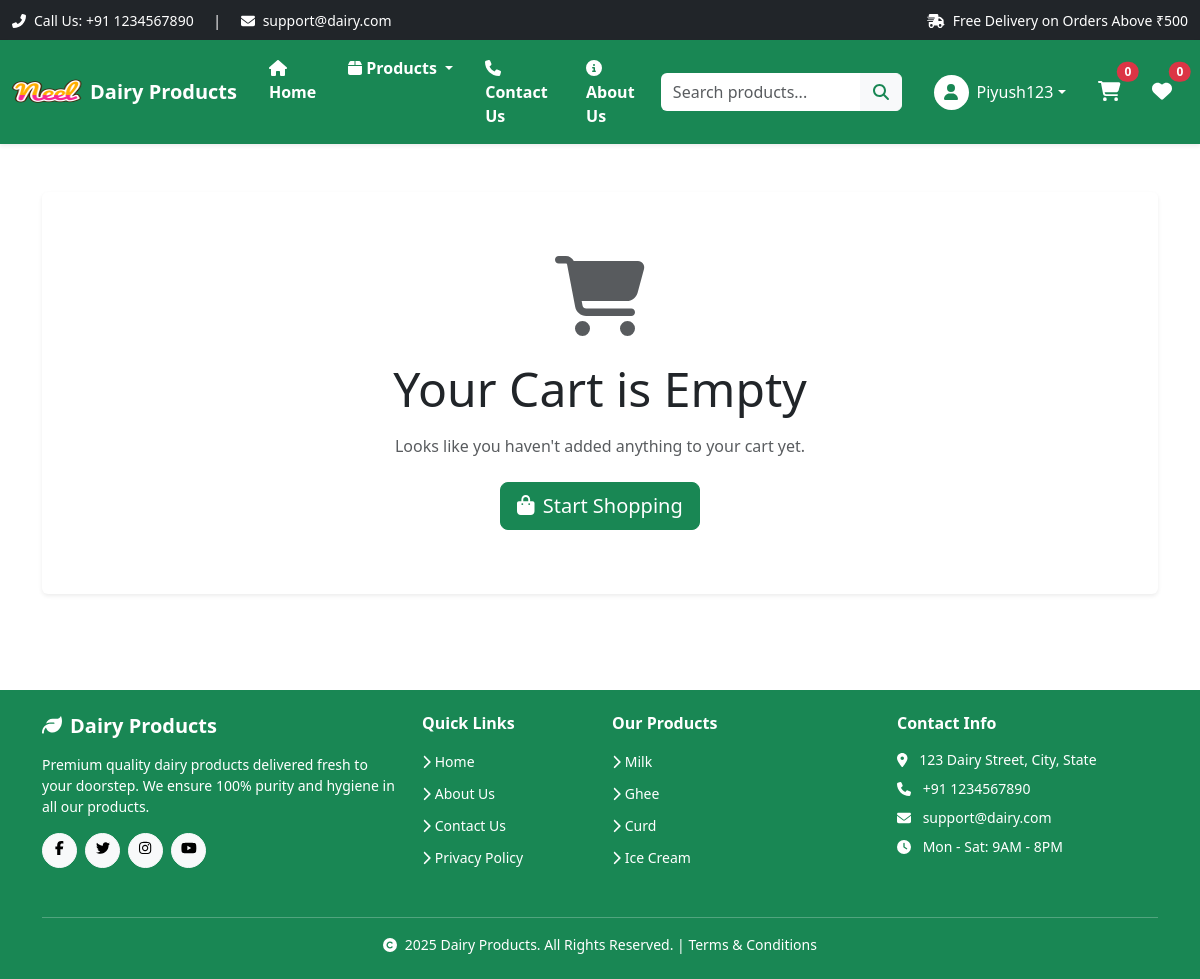
Before: /cart/ (signed in) with the older database file.
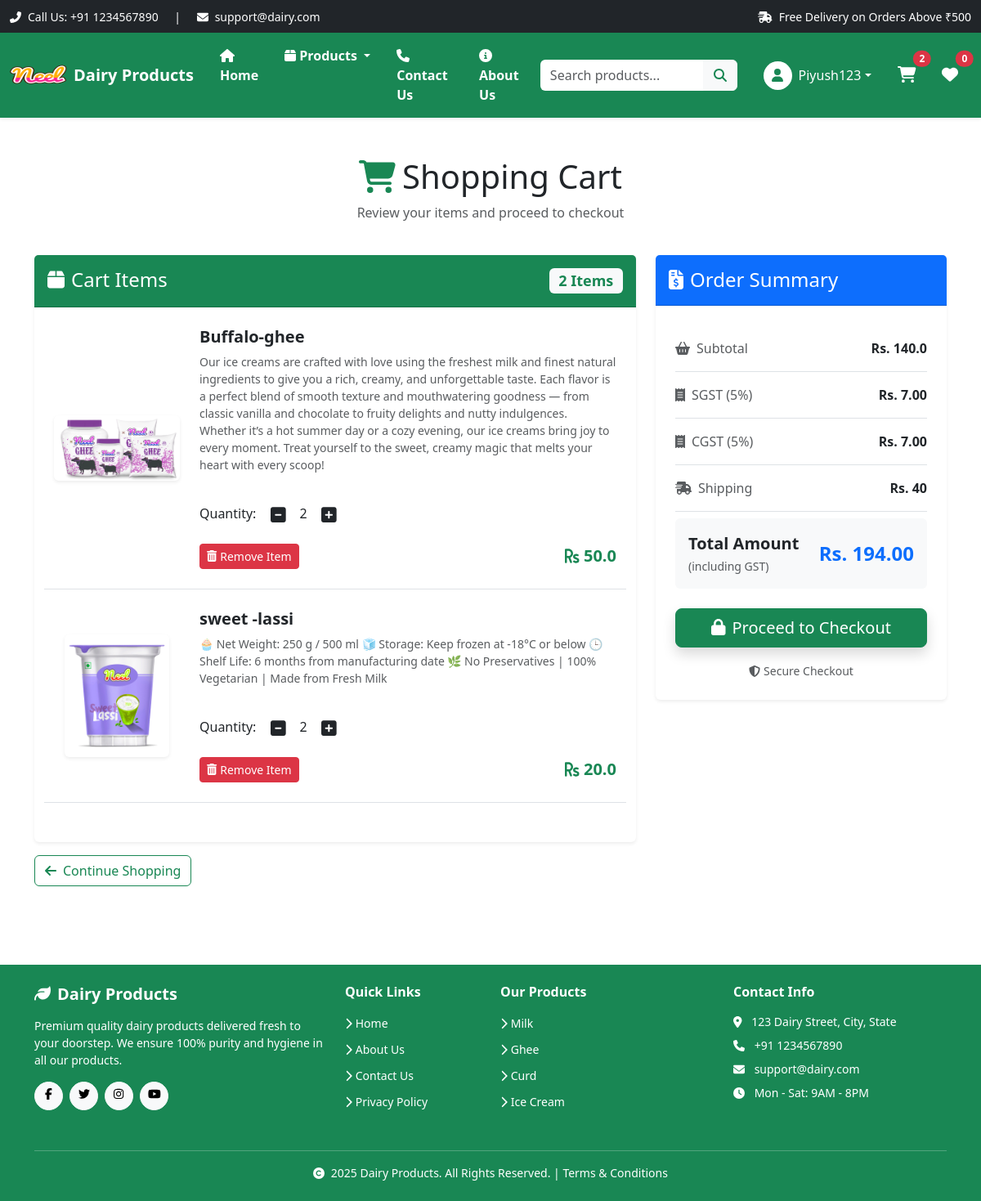
After: the same page with the newer database file.
### app/models.py (models this page shows, shortened)
class cart(models.Model):
    user = models.ForeignKey(User, on_delete=models.CASCADE)
    product = models.ForeignKey(Product, on_delete=models.CASCADE)
    quantity = models.PositiveIntegerField(default=1)
    @property
    def total_cost(self):
        return self.quantity * self.product.discounted_price

class Product(models.Model):
    title = models.CharField(max_length=100)
    selling_price = models.FloatField()
    discounted_price = models.FloatField()
    description = models.TextField()
    composition = models.TextField(default='')
    prodapp = models.TextField(default='')
    category = models.CharField(choices=CATEGORY_CHOICES, max_length=2)
    product_image = models.ImageField(upload_to='product')

### app/views.py (the view)
# urls.py: path('cart/', views.show_cart, name='show-cart'),
def show_cart(request):
    user = request.user
    cart_items = cart.objects.filter(user=user)
    amount = 0
    for p in cart_items:
        amount = amount + p.total_cost
    sgst = amount * 0.05  # 5% SGST
    cgst = amount * 0.05  # 5% CGST
    total_gst = sgst + cgst
    if amount >= 500:
        shipping_amount = 0
    else:
        shipping_amount = 40
    totalamount = amount + total_gst + shipping_amount
    return render(request, 'app/addtocart.html', locals())

### app/templates/app/addtocart.html (shortened to what the changed rows need)
{% extends 'app/layout.html' %}
{% load static %}
{% block content %}
<div class="container my-5">
    {% if cart_items %}
        <div class="row mb-4">
            <div class="col-12">
                <h1 class="text-center mb-2">
                    <i class="fas fa-shopping-cart text-success me-2"></i>Shopping Cart
                </h1>
                <p class="text-center text-muted">Review your items and proceed to checkout</p>
            </div>
        </div>
        <div id="cart-content-row" class="row g-4">
            <div class="col-lg-8">
                <div class="card shadow-sm border-0">
                    <div class="card-header bg-success text-white py-3">
                        <h4 class="mb-0">
                            <i class="fas fa-box me-2"></i>Cart Items
                            <span id="cart-items-badge" class="badge bg-light text-success float-end">{{cart_items|length}} Item{% if cart_items|length > 1 %}s{% endif %}</span>
                        </h4>
                    </div>
                    <div id="cart-items-container" class="card-body p-4">
                        {% for item in cart_items %}
                        <div class="row align-items-center border-bottom pb-4 mb-4">
                            <div class="col-md-3 col-sm-4 text-center mb-3 mb-sm-0">
                                <img src="{{item.product.product_image.url}}"
                                     alt="{{item.product.title}}"
                                     class="img-fluid rounded shadow-sm"
                                     style="max-height: 150px; object-fit: cover;">
                            </div>
                            <div class="col-md-9 col-sm-8">
                                <div class="d-flex flex-column h-100">
                                    <h5 class="fw-bold text-dark mb-2">{{item.product.title}}</h5>
                                    <p class="text-muted small mb-3">{{item.product.description}}</p>
                                   <div class="my-3">
                                    <label for="quantity">Quantity:</label>
                                    <a class="minus-cart btn" pid={{item.id}}><i class="fas fa-minus-square fa-lg"></i></a>
                                    <span id="quantity">{{item.quantity}}</span>
                                    <a class="plus-cart btn" pid={{item.id}}><i class="fas fa-plus-square fa-lg"></i></a>
                                   </div>
                                    <div class="d-flex justify-content-between align-items-center mt-auto">
                                        <a href="#" class="remove-cart btn btn-sm btn-danger" pid={{item.id}}>
                                            <i class="fas fa-trash-alt me-1"></i>Remove Item
                                        </a>
                                        <h5 class="mb-0 text-success fw-bold">
                                            <i class="fas fa-rupee-sign"></i> {{item.product.discounted_price}}
                                        </h5>
                                    </div>
                                </div>
                            </div>
                        </div>
                        {% endfor %}
                    </div>
                </div>
                <div class="mt-3">
                    <a href="{% url 'home' %}" class="btn btn-outline-success">
                        <i class="fas fa-arrow-left me-2"></i>Continue Shopping
                    </a>
                </div>
            </div>
            <div class="col-lg-4">
                <div id="order-summary" class="card shadow-sm border-0 sticky-top" style="top: 80px;">
                    <div class="card-header bg-primary text-white py-3">
                        <h4 class="mb-0">
                            <i class="fas fa-file-invoice-dollar me-2"></i>Order Summary
                        </h4>
                    </div>
                    <div class="card-body p-4">
                        <ul class="list-group list-group-flush">
                            <li class="list-group-item d-flex justify-content-between align-items-center bg-transparent px-0 py-3">
                                <span class="text-muted">
                                    <i class="fas fa-shopping-basket me-2"></i>Subtotal
                                </span>
                                <span class="fw-bold" id="amount">Rs. {{amount}}</span>
                            </li>
                            <li class="list-group-item d-flex justify-content-between align-items-center bg-transparent px-0 py-3">
                                <span class="text-muted">
                                    <i class="fas fa-receipt me-2"></i>SGST (5%)
                                </span>
                                <span id="sgst" class="fw-semibold text-dark">Rs. {{ sgst|floatformat:2 }}</span>
                            </li>
                            <li class="list-group-item d-flex justify-content-between align-items-center bg-transparent px-0 py-3">
                                <span class="text-muted">
                                    <i class="fas fa-receipt me-2"></i>CGST (5%)
                                </span>
                                <span id="cgst" class="fw-semibold text-dark">Rs. {{ cgst|floatformat:2 }}</span>
                            </li>
                            <li class="list-group-item d-flex justify-content-between align-items-center bg-transparent px-0 py-3">
                                <span class="text-muted">
                                    <i class="fas fa-shipping-fast me-2"></i>Shipping
                                </span>
                                <span id="shipping" class="fw-semibold">
                                    {% if shipping_amount > 0 %}
                                        <span class="text-dark">Rs. {{ shipping_amount|floatformat:0 }}</span>
                                    {% else %}
                                        <span class="text-success">FREE</span>
                                    {% endif %}
                                </span>
                            </li>
                            <li class="list-group-item d-flex justify-content-between align-items-center bg-light px-3 py-3 rounded mt-2">
                                <div>
                                    <strong class="fs-5">Total Amount</strong>
                                    <br>
                                    <small class="text-muted">(including GST)</small>
                                </div>
                                <span id="totalamount" class="fs-4 fw-bold text-primary">Rs. {{totalamount|floatformat:2}}</span>
                            </li>
                        </ul>
                        <div class="d-grid gap-2 mt-4">
                            <a href="{% url 'checkout' %}?from=cart" class="btn btn-success btn-lg shadow">
                                <i class="fas fa-lock me-2"></i>Proceed to Checkout
                            </a>
                        </div>
                        <div class="text-center mt-3">
                            <small class="text-muted">
                                <i class="fas fa-shield-alt me-1"></i>Secure Checkout
                            </small>
                        </div>
                    </div>
                </div>
            </div>
        </div>
    {% else %}
        <div id="empty-cart-message" class="row">
            <div class="col-12">
                <div class="card shadow-sm border-0 text-center py-5">
                    <div class="card-body">
                        <i class="fas fa-shopping-cart fa-5x text-muted mb-4"></i>
                        <h1 class="display-5 mb-3">Your Cart is Empty</h1>
                        <p class="text-muted mb-4">Looks like you haven't added anything to your cart yet.</p>
                        <a href="{% url 'home' %}" class="btn btn-success btn-lg">
                            <i class="fas fa-shopping-bag me-2"></i>Start Shopping
                        </a>
                    </div>
                </div>
            </div>
        </div>
    {% endif %}
</div>
{% endblock %}

### app/templates/app/layout.html (shortened to what the changed rows need)
{% load static %} {% load django_browser_reload %}
<!DOCTYPE html>
<html lang="en">
  <head>
    <link
      href="https://cdn.jsdelivr.net/npm/bootstrap@5.3.8/dist/css/bootstrap.min.css"
      rel="stylesheet"
    />
    <link
      href="https://cdnjs.cloudflare.com/ajax/libs/font-awesome/6.4.0/css/all.min.css"
      rel="stylesheet"
    />
    <link rel="stylesheet" href="{% static 'app/css/owl.carousel.min.css' %}" />
    <link rel="stylesheet" href="{% static 'app/css/all.min.css' %}" />
    <link rel="stylesheet" href="{% static 'app/css/password-field.css' %}" />
    <link rel="stylesheet" href="{% static 'app/css/style.css' %}" />
  </head>
  <body class="d-flex flex-column min-vh-100">
    <nav class="navbar navbar-expand-lg navbar-dark bg-success shadow-sm sticky-top">
      <div class="container-fluid">
        <div class="collapse navbar-collapse" id="navbarSupportedContent">
          <ul class="navbar-nav mb-2 mb-lg-0 align-items-lg-center">
  {% if request.user.is_authenticated %}
    <li class="nav-item dropdown mx-2">
      <a
        class="nav-link dropdown-toggle text-white d-flex align-items-center"
        href="#"
        id="profileDropdown"
        role="button"
        data-bs-toggle="dropdown"
        aria-expanded="false"
      >
        <div class="bg-white text-success rounded-circle d-flex align-items-center justify-content-center me-2"
             style="width: 35px; height: 35px;">
          <i class="fas fa-user"></i>
        </div>
        <span class="d-none d-lg-inline">{{request.user.username|title}}</span>
      </a>
    </li>
    <li class="nav-item mx-2">
      <a href="{% url 'show-cart' %}" class="nav-link text-white position-relative">
        <i class="fas fa-shopping-cart fs-5"></i>
        {% if request.user.is_authenticated %}
          <span id="cart-badge" class="position-absolute top-0 start-100 translate-middle badge rounded-pill bg-danger">
            {{ request.user.cart_set.count|default:"0" }}
          </span>
        {% endif %}
      </a>
    </li>
    <li class="nav-item mx-2">
      <a href="{% url 'show-wishlist' %}" class="nav-link text-white position-relative">
        <i class="fas fa-heart fs-5"></i>
        {% if request.user.is_authenticated %}
          <span id="wishlist-badge" class="position-absolute top-0 start-100 translate-middle badge rounded-pill bg-danger">
            {{ request.user.whishlist_set.count|default:"0" }}
          </span>
        {% endif %}
      </a>
    </li>
  {% endif %}
</ul>
        </div>
      </div>
    </nav>
    <main class="flex-grow-1">
      {% block content %} {% endblock %}
    </main>
  </body>
</html>

Changed rows visible on the page:
added cart: product.product_image (picture), product "Buffalo-ghee", product.description "Our ice creams are crafted with love using the freshest milk and finest natural ingredients to give you a rich, creamy, and unforgettable taste. Each flavor is a perfect blend of smooth texture and mouthwatering goodness — from classic vanilla and chocolate to fruity delights and nutty indulgences. Whether it’s a hot summer day or a cozy evening, our ice creams bring joy to every moment. Treat yourself to the sweet, creamy magic that melts your heart with every scoop!", quantity "2", product.discounted_price "50.0"
added cart: product.product_image (picture), product "sweet -lassi", product.description "🧁 Net Weight: 250 g / 500 ml 🧊 Storage: Keep frozen at -18°C or below 🕒 Shelf Life: 6 months from manufacturing date 🌿 No Preservatives | 100% Vegetarian | Made from Fresh Milk", quantity "2", product.discounted_price "20.0"
Other visible differences:
{{ request.user.cart_set.count|default:"0" }}: "0" → "2"
{{ cart_items|length }}: (not shown) → "2"
{{ amount }}: (not shown) → "140.0"
{{ sgst|floatformat:2 }}: (not shown) → "7.00"
{{ cgst|floatformat:2 }}: (not shown) → "7.00"
{{ shipping_amount|floatformat:0 }}: (not shown) → "40"
{{ totalamount|floatformat:2 }}: (not shown) → "194.00"
text no longer shown: "Your Cart is Empty Looks like you haven't added anything to your cart yet. Start Shopping"
text now shown: "Shopping Cart Review your items and proceed to checkout Cart Items Item s Continue Shopping Order Summary Subtotal Rs. SGST (5%) Rs. CGST (5%) Rs. Shipping Rs. Total Amount (including GST) Rs. Proceed to Checkout Secure Checkout"
